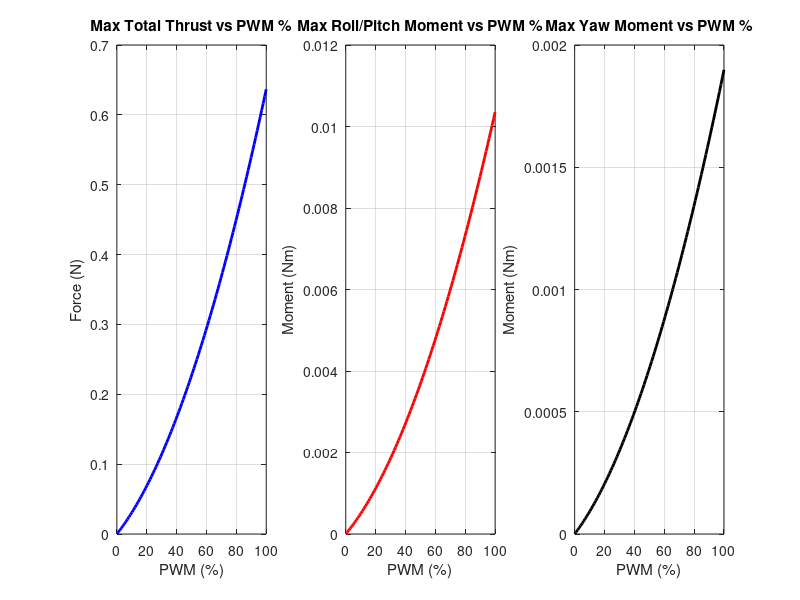

Recreate this plot in MATLAB. (Note: this script raises an error after producing the figure.)



clear; clc; close all;

%% Define Quadcopter Parameters
A_thrust = 0.091492681;
B_thrust = 0.067673604;
L = 0.046;
C_tau = 0.005964552;
d = L * (sqrt(2)/2);

% Physical Force Limits per motor (Based on ratio 0.0 to 1.0)
F_min = 0;
F_max = A_thrust*(1)^2 + B_thrust*(1); 

%% Task 5: Visualize Thrust and Moments vs PWM Percentage
pwm_pct_plot = linspace(0, 100, 100);
pwm_ratio_plot = pwm_pct_plot / 100;

% Nonlinear forces
F_plot = A_thrust * (pwm_ratio_plot.^2) + B_thrust * pwm_ratio_plot;

figure('Position', [100, 100, 1000, 400]);

% Plot Total Thrust
subplot(1,3,1);
plot(pwm_pct_plot, 4 * F_plot, 'b', 'LineWidth', 2);
title('Max Total Thrust vs PWM %');
xlabel('PWM (%)'); ylabel('Force (N)'); grid on;

% Plot Roll/Pitch Moment 
subplot(1,3,2);
plot(pwm_pct_plot, 2 * d * F_plot, 'r', 'LineWidth', 2);
title('Max Roll/Pitch Moment vs PWM %');
xlabel('PWM (%)'); ylabel('Moment (Nm)'); grid on;

% Plot Yaw Moment
subplot(1,3,3);
plot(pwm_pct_plot, 2 * C_tau * F_plot, 'k', 'LineWidth', 2);
title('Max Yaw Moment vs PWM %');
xlabel('PWM (%)'); ylabel('Moment (Nm)'); grid on;

sgtitle('Nonlinear Actuator Mappings (Tasks 4 & 5)');

%% Test the Mixer (Tasks 1, 2, 3)
% Let's command hover thrust + an aggressive roll command
Fc_cmd = 0.323; % ~Hover weight
Lc_cmd = 0; % Aggressive roll
Mc_cmd = 0.8;
Nc_cmd = 0;

[pwm_outputs, F_actual] = quad_mixer(Fc_cmd, Lc_cmd, Mc_cmd, Nc_cmd, A_thrust, B_thrust, d, C_tau, F_min, F_max);

disp('--- Commanded vs Actual ---');
fprintf('Commanded Forces: [%.4f, %.4f, %.4f, %.4f] N\n', Fc_cmd, Lc_cmd, Mc_cmd, Nc_cmd);
fprintf('Required Motor PWMs (%%): [%.1f%%, %.1f%%, %.1f%%, %.1f%%]\n', pwm_outputs(1), pwm_outputs(2), pwm_outputs(3), pwm_outputs(4));


%% The Mixer Function
function [pwm_pct, F_des] = quad_mixer(Fc, Lc, Mc, Nc, A, B, d, C_tau, F_min, F_max)
    
    % 1. Linear Mapping Matrix
    M_mix = [1,      1,      1,      1; 
            -d,     -d,      d,      d; 
             d,     -d,     -d,      d; 
             C_tau, -C_tau,  C_tau, -C_tau];
         
    % Calculate desired forces
    U_cmd = [Fc; Lc; Mc; Nc];
    F_des = M_mix \ U_cmd;
    
    % 2 & 3. Actuator Saturation & Infeasible Command Handling
    % Strategy: Shift forces to preserve moments, scale if impossible.
    
    if max(F_des) > F_max
        % Shift down (Sacrifice altitude to keep attitude)
        shift = max(F_des) - F_max;
        F_des = F_des - shift;
    end
    
    if min(F_des) < F_min
        % Shift up
        shift = F_min - min(F_des);
        F_des = F_des + shift;
    end
    
    % If the spread is wider than physical limits, we must scale moments down
    if (max(F_des) - min(F_des)) > (F_max - F_min)
        mid_req = mean(F_des);
        mid_phys = (F_max + F_min) / 2;
        scale = (F_max - F_min) / (max(F_des) - min(F_des));
        
        % Center and scale
        F_des = mid_phys + scale * (F_des - mid_req);
    end
    
    % Final safety clamp against floating point errors
    F_des = max(min(F_des, F_max), F_min);
    
    % 4. Nonlinear Inversion (Force to PWM Ratio)
    % Solve: A*x^2 + B*x - F_des = 0 for positive root
    pwm_ratio = (-B + sqrt(B^2 + 4*A.*F_des)) ./ (2*A);
    
    % 5. Convert to valid percentage output
    pwm_pct = pwm_ratio * 100;
end


%% fitting data

data = [0.24 0.0 4.01 0 0;
0.37 1.6 3.98 6.25 4485;
0.56 4.8 3.95 12.5 7570;
0.75 7.9 3.92 18.75 9374;
0.94 10.9 3.88 25 10885;
1.15 13.9 3.84 31.25 12277;
1.37 17.3 3.80 37.5 13522;
1.59 21.0 3.76 43.25 14691;
1.83 24.4 3.71 50 15924;
2.11 28.6 3.67 56.25 17174;
2.39 32.8 3.65 62.5 18179;
2.71 37.3 3.62 68.75 19397;
3.06 41.7 3.56 75 20539;
3.46 46.0 3.48 81.25 21692;
3.88 51.9 3.40 87.5 22598;
4.44 57.9 3.30 93.75 23882];

thrust_data = data(:,2);
pwm_data = data(:, 4);
speed_data = data(:, 5);

figure
plot(pwm_data, speed_data)
xlabel('PWM (%)');
ylabel('Speed (RPM)');
title('Speed vs PWM Percentage');
grid on;
hold on;


figure
plot(pwm_data, thrust_data)
ylabel('Thrust (g)');
title('Thrust vs PWM Percentage');
grid on;
hold off;

cf = fit(pwm_data, thrust_data, 'poly2')
% Generate predictions using the fitted model
predicted_speed = cf(pwm_data);

% Plot the predicted speed against actual speed for comparison
figure;
plot(pwm_data, thrust_data, 'o', 'DisplayName', 'Actual Speed');
hold on;
plot(pwm_data, predicted_speed, '-', 'DisplayName', 'Fitted Speed');
xlabel('PWM (%)');
ylabel('Speed (RPM)');
title('Actual vs Fitted Speed');
legend show;
grid on;
hold off;




cf_2 = fit(pwm_data, speed_data, 'poly2')

predicted_speed = cf_2(pwm_data);

% Plot the predicted speed against actual speed for comparison
figure;
plot(pwm_data, speed_data, 'o', 'DisplayName', 'Actual Speed');
hold on;
plot(pwm_data, predicted_speed, '-', 'DisplayName', 'Fitted Speed');
xlabel('PWM (%)');
ylabel('Speed (RPM)');
title('Actual vs Fitted Speed');
legend show;
grid on;
hold off;

%% rebuild new model

% constant params
pwm_hover_value = 0.6408;
u0 = [pwm_hover_value; pwm_hover_value; pwm_hover_value; pwm_hover_value]; 


A_thrust = 0.091492681;
B_thrust = 0.067673604;
L = 0.046;
drone_mass_kg = 0.033;

% intertia (should some be negative)?
J = [16.571710 0.830806 0.718277;
      0.830806 16.655602 1.800197;
      0.718277 1.800197 29.261652].*10e-6;
Ts = 0.01; % SAMPLING TIME MUST CHANGE
num_d = [0.0304596];
den_d = [1 , -0.9695404];

sys_discrete = tf(num_d, den_d, Ts, 'Variable', 'z^-1');

sys_continuous = d2c(sys_discrete, 'zoh') % zero order hold 

[A_act, B_act, C_act, D_act] = ssdata(sys_continuous); % continuous state space for the motor dynamics. 



%states (16now)
syms pn pe pd u v w phi theta psi p q r real
syms pwm_act_1 pwm_act_2 pwm_act_3 pwm_act_4 real
% Inputs
syms pwm_cmd_1 pwm_cmd_2 pwm_cmd_3 pwm_cmd_4 real

state_vector_2 = [pn; pe; pd; u; v; w; phi; theta; psi; p; q; r; pwm_act_1; pwm_act_2; pwm_act_3; pwm_act_4];
input_vector_2 = [pwm_cmd_1; pwm_cmd_2; pwm_cmd_3; pwm_cmd_4];




% forces
F1 = A_thrust * pwm_act_1^2 + B_thrust*pwm_act_1;
F2 = A_thrust * pwm_act_2^2 + B_thrust*pwm_act_2;
F3 = A_thrust * pwm_act_3^2 + B_thrust*pwm_act_3;
F4 = A_thrust * pwm_act_4^2 + B_thrust*pwm_act_4;
F_total_body = [0; 0; -(F1 + F2 + F3 + F4)]; % total force in body frame NED

%motor torques
T1 = 0.005964552 * F1;
T2 = 0.005964552 * F2;
T3 = 0.005964552 * F3;
T4 = 0.005964552 * F4;

% motor dynamics
pwm_act1_dot = A_act * pwm_act_1 + B_act * pwm_cmd_1;
pwm_act2_dot = A_act * pwm_act_2 + B_act * pwm_cmd_2;
pwm_act3_dot = A_act * pwm_act_3 + B_act * pwm_cmd_3;
pwm_act4_dot = A_act * pwm_act_4 + B_act * pwm_cmd_4;

% moment vector torques
l = L*(sqrt(2)/2)*(F3 + F4 - F1 - F2);
m = L*(sqrt(2)/2)*(F1 + F4 - F3 - F2);
n = T1 + T3 - T2 - T4;
moments = [l; m; n];




% all rotations 
Rx = [1 0 0; 
    0 cos(phi) -sin(phi); 
    0 sin(phi) cos(phi)];

Ry = [cos(theta) 0 sin(theta); 
    0 1 0; 
    -sin(theta) 0 cos(theta)];

Rz = [cos(psi) -sin(psi) 0; 
       sin(psi) cos(psi) 0; 
       0 0 1];

R_body_to_inertial = Rz * Ry * Rx; % rotation Matrix (Body to Inertial - ZYX Sequence)


p_dot = R_body_to_inertial * [u; v; w]; % p_dot states 1-3



W = [1, sin(phi)*tan(theta), cos(phi)*tan(theta);
     0, cos(phi),            -sin(phi);
     0, sin(phi)/cos(theta), cos(phi)/cos(theta)];
euler_dot = W * [p; q; r]; % angular dynamics states 7-9

% Gravity rotated to Body Frame
g_inertial = [0; 0; 9.81]; 
g_body = R_body_to_inertial' * g_inertial;

omega = [p; q; r];
v_body = [u; v; w];


% aroo dynamics 
K_aeroo = [-10.2506 -0.3177 -0.4332;
-0.3177 -10.2506 -0.4332;
-7.7050 -7.7050 -7.5530].*10e-7;

% these in rev/s
n1 = (2073 + pwm_act_1*358.1 - 1.434*(pwm_act_1^2))/60;
n2 = (2073 + pwm_act_2*358.1 - 1.434*(pwm_act_2^2))/60;
n3 = (2073 + pwm_act_3*358.1 - 1.434*(pwm_act_3^2))/60;
n4 = (2073 + pwm_act_4*358.1 - 1.434*(pwm_act_4^2))/60;

theta_dot_sigma = 2*pi*(abs(n1) + abs(n2) + abs(n3) + abs(n4));

f_aeroo = K_aeroo * theta_dot_sigma * (R_body_to_inertial*v_body);

v_dot = (1/drone_mass_kg) * (F_total_body + f_aeroo + drone_mass_kg*g_body) - cross(omega, v_body); % dynamics for states 4-6


omega_dot = inv(J) * (moments - cross(omega, J * omega)); % rigid body calc


f_x_2 = [p_dot; 
       v_dot; 
       euler_dot; 
       omega_dot; 
       pwm_act1_dot; 
       pwm_act2_dot; 
       pwm_act3_dot; 
       pwm_act4_dot];



%% Linearizing the 16-state model. 

% linearize
A_sym_2 = jacobian(f_x_2, state_vector_2);
B_sym_2 = jacobian(f_x_2, input_vector_2);

% hover state and hover inputs
x0_2 = zeros(16, 1);      
x0_2(13:16) = pwm_hover_value;
u0_2 = [pwm_hover_value; pwm_hover_value; pwm_hover_value; pwm_hover_value];

% substitute into linearized system
A_2 = double(subs(A_sym_2, [state_vector_2; input_vector_2], [x0_2; u0_2]))
B_2 = double(subs(B_sym_2, [state_vector_2; input_vector_2], [x0_2; u0_2]))

% start making C and D, which will do a bunch of conversion stuff. 
r2d = 180/pi;

C_2 = zeros(16, 16);

% Positions \
C_2(1, 2) = 1;  
C_2(2, 1) = 1;   
C_2(3, 3) = -1;  

% Velocities 
C_2(4, 5) = 1;   
C_2(5, 4) = 1;   
C_2(6, 6) = -1;  

% Euler Angles (NED Rads -> ENU Degrees)
C_2(7, 8) = r2d;   
C_2(8, 7) = r2d;   
C_2(9, 9) = -r2d;  

% Angular Rates 
% negating state 11 again. 
C_2(10, 11) = r2d;   
C_2(11, 10) = -r2d;  
C_2(12, 12) = -r2d;  

% Motor dynamics
C_2(13, 13) = C_act;
C_2(14, 14) = C_act;
C_2(15, 15) = C_act;
C_2(16, 16) = C_act

% D Matrix is zeros except for the dynamics of the motors:
D_2 = zeros(16, 4);
D_2(13, 1) = D_act;
D_2(14, 2) = D_act;
D_2(15, 3) = D_act;
D_2(16, 4) = D_act






%% Step input for the 16-state model
sys_sim = ss(A_2, B_2, C_2, D_2);

% 10% increase from hover
u_step = u0 *1.1; 
u_step(4) = u_step(4) + 0.1;

U_delta = (u_step - u0)'; 

t = 0:0.01:5;  % using the same sampling period .01s 
U = repmat(U_delta, length(t), 1); 

[y, tOut, x] = lsim(sys_sim, U, t);


for i = 1:16
    subplot(4, 4, i);
    plot(tOut, y(:,i), 'LineWidth', 2);
    ylim([0 0.5]);
    title(['State ' num2str(i)]);
    grid on;
end
sgtitle('16-State Model Step Response');



%% animate the druh
% 3D Animation of Quadcopter Step Response

% 1. Extract Raw States (Inertial NED & Euler Angles in rads)
pn_sim = x(:, 1);
pe_sim = x(:, 2);
pd_sim = x(:, 3);
phi_sim   = x(:, 7);
theta_sim = x(:, 8);
psi_sim   = x(:, 9);

% 2. Define Drone Geometry for Plotting
arm_length = L; % 0.046m based on your params
d_geom = arm_length * (sqrt(2)/2);
% Define the 4 motor positions in the body frame (X-configuration)
motor_pos_body = [ d_geom, -d_geom, -d_geom,  d_geom;   % X coords
                   d_geom,  d_geom, -d_geom, -d_geom;   % Y coords
                   0,       0,       0,       0 ];      % Z coords

% 3. Set up the Figure
figure('Name', '3D Quadcopter Animation', 'Position', [100, 100, 800, 600]);
hold on; grid on; axis equal;
view([100, 45]); 

xlabel('East (m)');
ylabel('North (m)');
zlabel('Up (m)');
title('Quadcopter 3D Animation');

% Initialize graphics objects
drone_lines = plot3(0,0,0, '-k', 'LineWidth', 1);
motor_markers = plot3(0,0,0, 'ro', 'MarkerSize', 2, 'MarkerFaceColor', 'r');
path_trace = plot3(pe_sim(1), pn_sim(1), -pd_sim(1), 'b--', 'LineWidth', 1.5);

% Body Coordinate frame arrows (Red=X, Green=Y, Blue=Z)
scale_arrow = arm_length * 1.5;
q_x = quiver3(0,0,0, 1,0,0, scale_arrow, 'r', 'LineWidth', 1, 'MaxHeadSize', 0.5);
q_y = quiver3(0,0,0, 0,1,0, scale_arrow, 'g', 'LineWidth', 1, 'MaxHeadSize', 0.5);
q_z = quiver3(0,0,0, 0,0,1, scale_arrow, 'b', 'LineWidth', 1, 'MaxHeadSize', 0.5);

% 4. Animation Loop
disp('Starting 3D Animation...');
for k = 1:length(tOut)
    % Current position mapped to ENU (East, North, Up) for standard 3D viewing
    pos_enu = [pe_sim(k); pn_sim(k); -pd_sim(k)];
    
    % Current attitude 
    rll = phi_sim(k);
    ptc = theta_sim(k);
    yw  = psi_sim(k);
    
    % Rotation matrix: Body to Inertial (ZYX sequence matching your dynamics)
    Rx = [1 0 0; 0 cos(rll) -sin(rll); 0 sin(rll) cos(rll)];
    Ry = [cos(ptc) 0 sin(ptc); 0 1 0; -sin(ptc) 0 cos(ptc)];
    Rz = [cos(yw) -sin(yw) 0; sin(yw) cos(yw) 0; 0 0 1];
    R_b2i = Rz * Ry * Rx;
    
    % Transform matrix: NED to ENU for MATLAB plotting axes
    R_ned2enu = [0 1 0; 1 0 0; 0 0 -1];
    
    % Rotate geometry to Inertial (NED), convert to ENU, then translate
    motor_pos_ned = R_b2i * motor_pos_body;
    motor_pos_enu = R_ned2enu * motor_pos_ned + pos_enu;
    
    % Update drone cross-frame (motor 1 to 3, motor 2 to 4)
    X_arms = [motor_pos_enu(1,1), motor_pos_enu(1,3), NaN, motor_pos_enu(1,2), motor_pos_enu(1,4)];
    Y_arms = [motor_pos_enu(2,1), motor_pos_enu(2,3), NaN, motor_pos_enu(2,2), motor_pos_enu(2,4)];
    Z_arms = [motor_pos_enu(3,1), motor_pos_enu(3,3), NaN, motor_pos_enu(3,2), motor_pos_enu(3,4)];
    
    set(drone_lines, 'XData', X_arms, 'YData', Y_arms, 'ZData', Z_arms);
    set(motor_markers, 'XData', motor_pos_enu(1,:), 'YData', motor_pos_enu(2,:), 'ZData', motor_pos_enu(3,:));
    
    % Update body coordinate axes vectors
    axes_body = eye(3); 
    axes_ned = R_b2i * axes_body;
    axes_enu = R_ned2enu * axes_ned; 
    
    set(q_x, 'XData', pos_enu(1), 'YData', pos_enu(2), 'ZData', pos_enu(3), 'UData', axes_enu(1,1), 'VData', axes_enu(2,1), 'WData', axes_enu(3,1));
    set(q_y, 'XData', pos_enu(1), 'YData', pos_enu(2), 'ZData', pos_enu(3), 'UData', axes_enu(1,2), 'VData', axes_enu(2,2), 'WData', axes_enu(3,2));
    set(q_z, 'XData', pos_enu(1), 'YData', pos_enu(2), 'ZData', pos_enu(3), 'UData', axes_enu(1,3), 'VData', axes_enu(2,3), 'WData', axes_enu(3,3));
    
    % Update trajectory trace
    set(path_trace, 'XData', pe_sim(1:k), 'YData', pn_sim(1:k), 'ZData', -pd_sim(1:k));
    
    % Tracking Camera: Moves the view window to follow the drone 
    % (Because the drone is 4cm wide but might fly several meters up)
    xlim([-2, 2])
    ylim([-2, 2])
    zlim([0, 5])
    
    drawnow;
end
